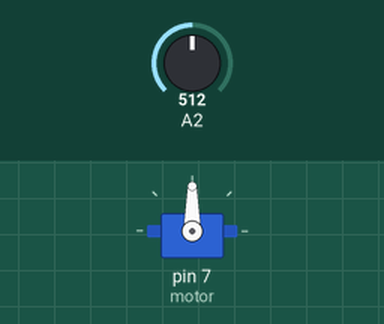
Recording of a sketch running on a simulated Arduino Uno, built with avr-gcc and run on an emulated ATmega328P. Parts: servo. The inputs (shaded band) are chosen by the test bench; at power-on: A2 = 512.

Above: at 1.2 s.
1.3 s: A2 set to 716
At 1.7 s:
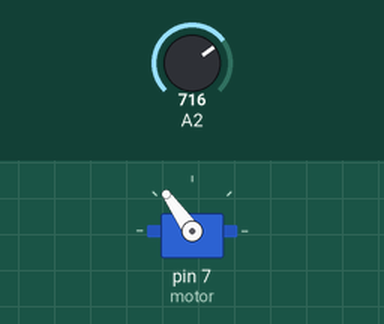
2.8 s: A2 set to 900
At 4.0 s:
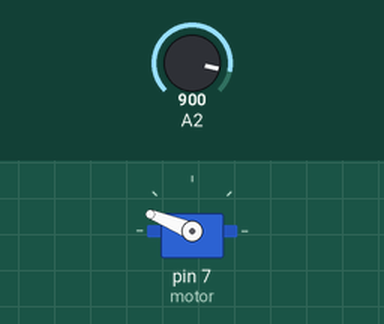
4.3 s: A2 set to 1023
At 5.2 s:
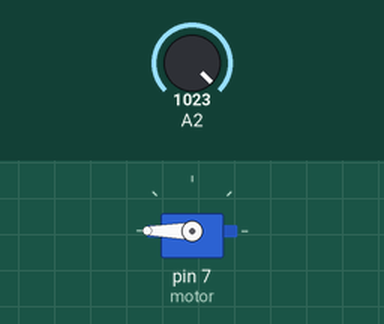
5.8 s: A2 set to 306
At 6.3 s:
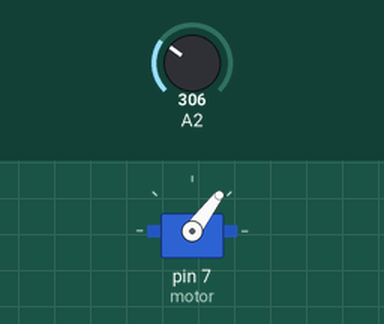
7.3 s: A2 set to 122
At 8.7 s:
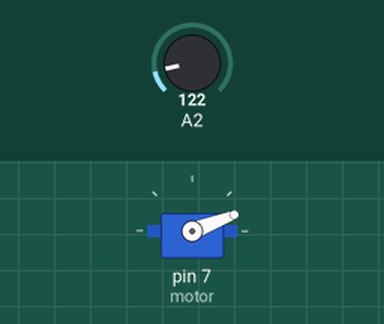
Timing chart, 0 to 9.8 s (numbered marks = the images above; inputs shaded):
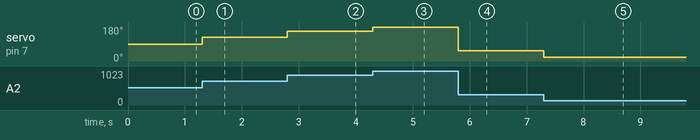

Measured:
- after the input at 1.3 s, servo on pin 7 (motor): 90° → 125° at once
- after the input at 2.8 s, servo on pin 7 (motor): 125° → 158° at once
- after the input at 4.3 s, servo on pin 7 (motor): 158° → 180° at once
- after the input at 5.8 s, servo on pin 7 (motor): 180° → 53° at once
- after the input at 7.3 s, servo on pin 7 (motor): 53° → 21° at once

The sketch:

feed-back-system.ino
```cpp
#include <Servo.h>
Servo motor;
int x,y;

void setup() {
  // put your setup code here, to run once:
motor.attach(7);

pinMode(A2,INPUT);

}

void loop() {
  // put your main code here, to run repeatedly:
x = analogRead(A2);
y = map (x,0,1023,0,180);
motor.write(y);
}
```
